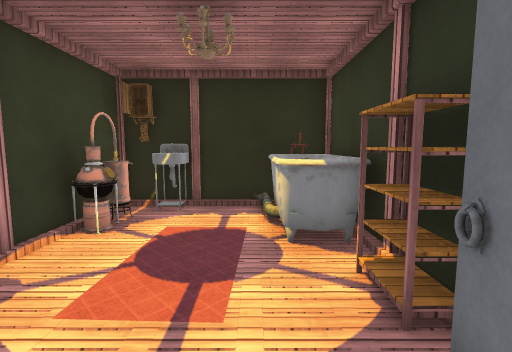
[1] (above)

24 first-person views from a walk through a 3-D level made in the Unity game engine. The camera is 1.5 m above the floor, tilts 6° down and sees 85° across. The floor is counted in squares, 1 m on a side. Each view is taken from the middle of a square. On the plan, view 1 faces up. The plan holds only what a view shows up to about 14 squares ahead; the rest is blank. The place goes on beyond the plan. The player is left out. Door leaves are left out, so doorways stand open. Some surface patterns are stand-ins.

[2]
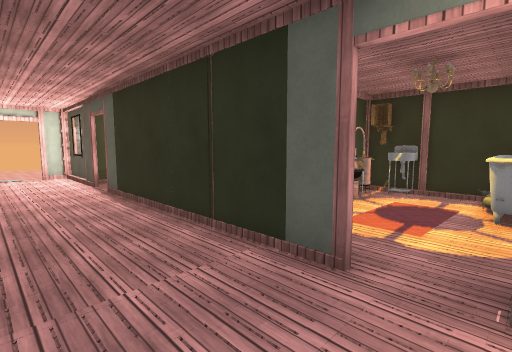

[3]
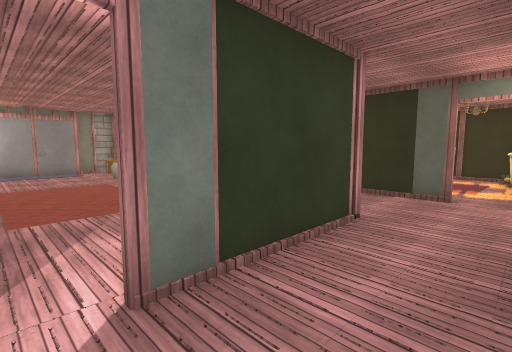

[4]
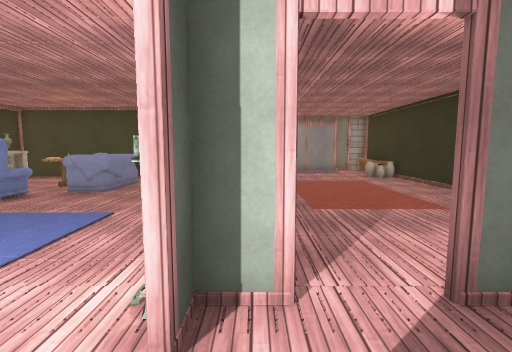

[5]
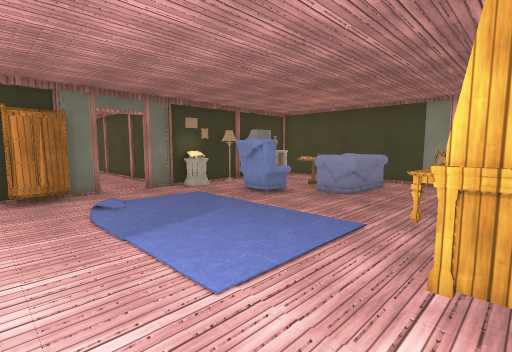

[6]
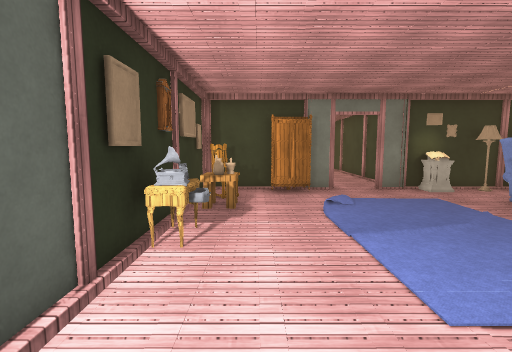

[7]
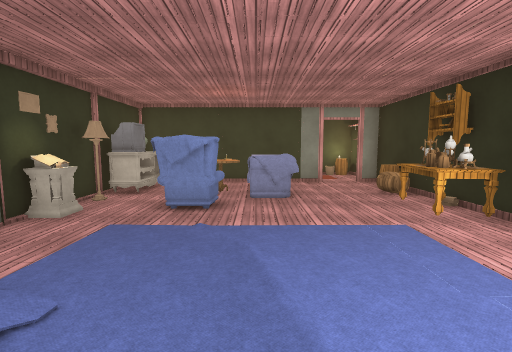

[8]
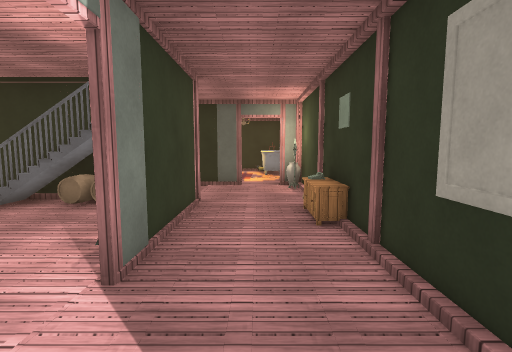

[9]
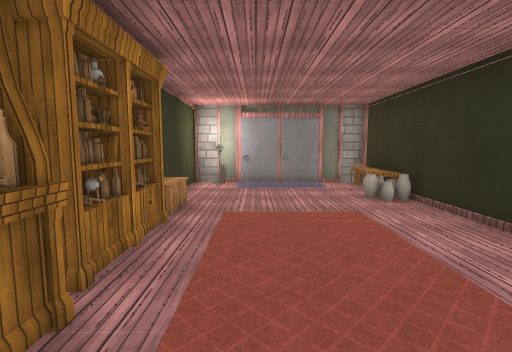

[10]
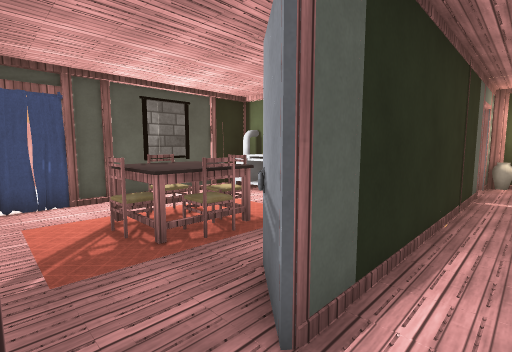

[11]
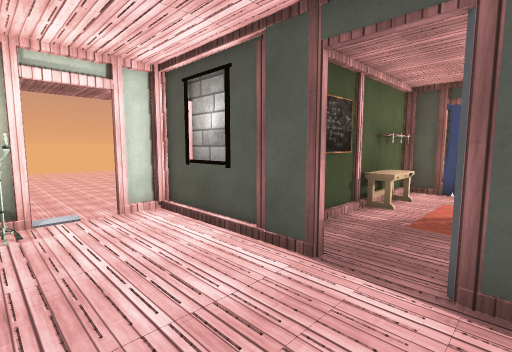

[12]
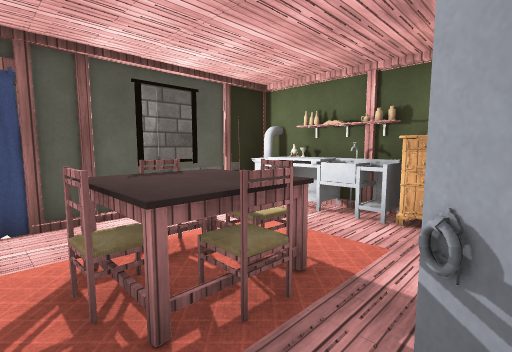

[13]
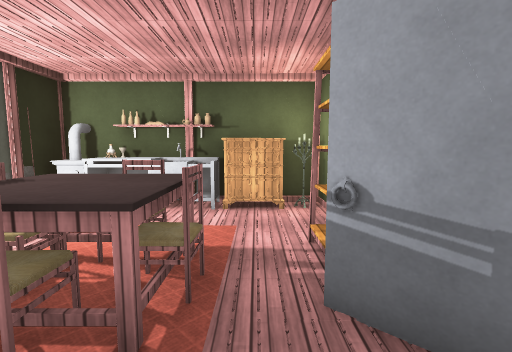

[14]
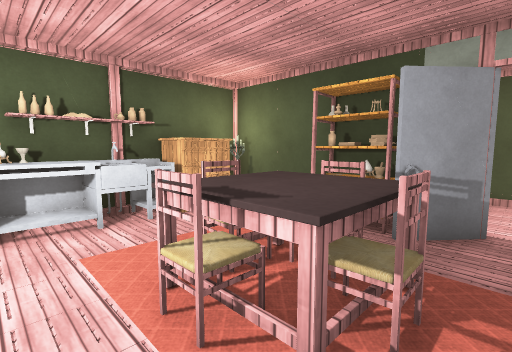

[15]
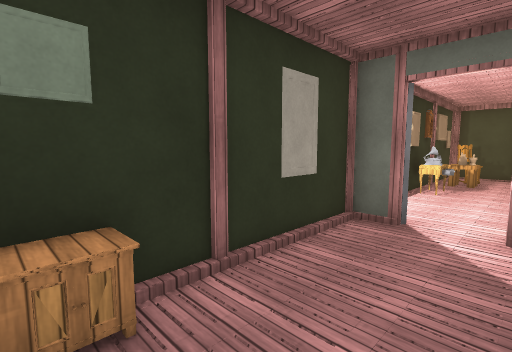

[16]
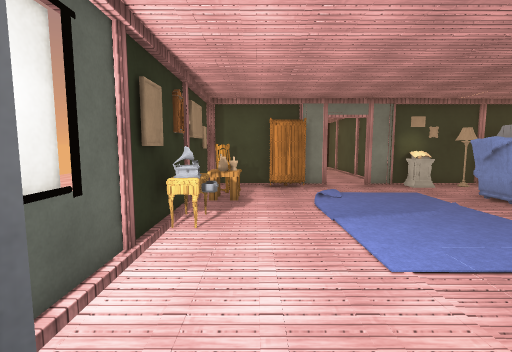

[17]
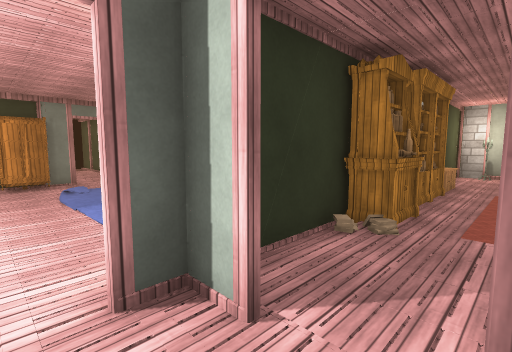

[18]
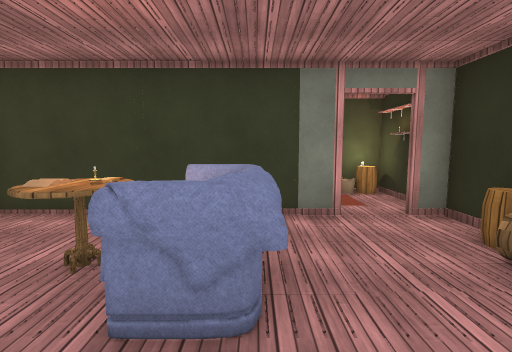

[19]
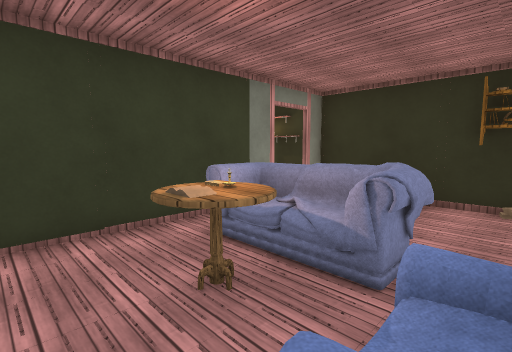

[20]
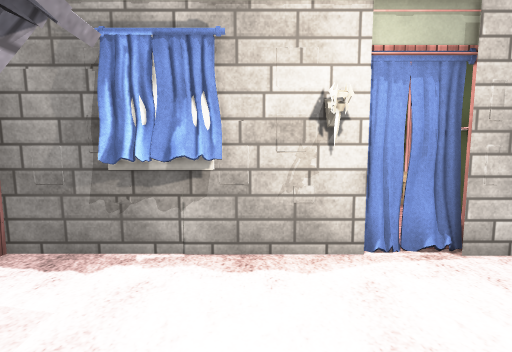

[21]
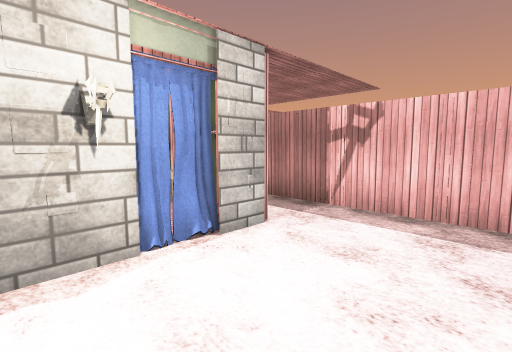

[22]
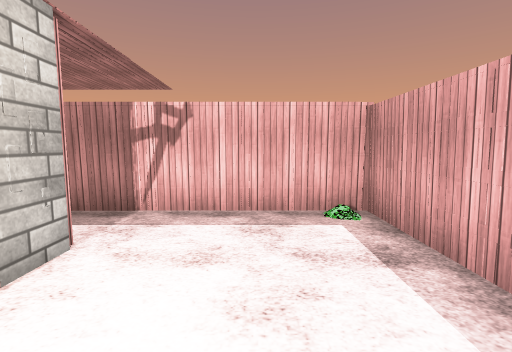

[23]
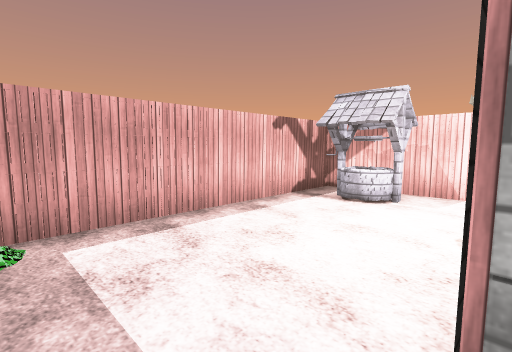

[24]
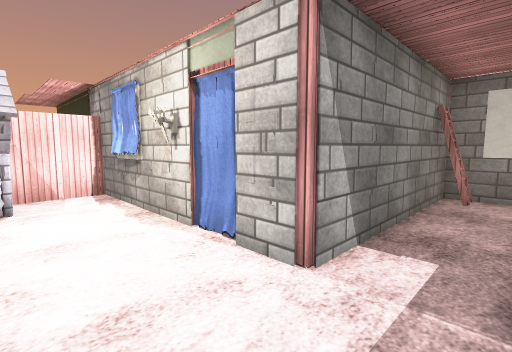

### Floor plan
Points are (right, up) in squares from view 1. A wall is a line through its corners. A room is listed if a view was taken in it or the views show most of it. See-through windows are left out.
Room 1 (views 1, 2, 3, 4, 5, 6, 7, 8, 9, 10, 11, 15, 16, 17, 18, 19)
walls: (-5.2, -10.6) (-4.4, -10.6); (-10.4, -10.7) (-12.2, -10.7); (-1.5, -9.6) (-1.5, -10.6) (-0.7, -10.6); (-3.7, -4.5) (-6, -4.5); (-4.2, -3.5) (-11.5, -3.5); (0.8, -10.6) (1.9, -10.6) (1.9, -9.4); (-12.2, -13) (-12.2, -20.5); (-1.5, -4.5) (-1.5, -8.1); (-9.6, -3.4) (-9.1, -3.4); (-13.5, -10.6) (-11.7, -10.6); (1.9, -8.6) (1.9, -7.1); (1.9, -7) (1.9, -6.4); (1.9, -14.5) (1.9, -12.1); (-15.6, -9.5) (-15.6, -10.5); (-15.8, -9) (-15.8, -9.5); (1.9, -3) (1.9, -1.5); (-15.6, -5.1) (-15.6, -8.5); (1.9, -17.5) (1.9, -16.4); (-5.5, -21) (-4.3, -21); (-15.8, -4.5) (-15.8, -5.3); (-11, 0.2) (-11.5, 0.2); (-2.9, -21) (-1.9, -21); (-0.5, 0.2) (-9.6, 0.2); (-9.8, -21) (-6.5, -21); (-12.4, 0.2) (-14.5, 0.2); (-0.6, -21) (0.5, -21); (-15.6, -2.3) (-15.6, -2.9); (-13.4, 0.4) (-14.5, 0.4)
ways out: opening at (-10, 1) to room 2; opening at (0, 1) to room 2; opening at (-16, -4); opening at (-12, -13); opening at (1.5, -21); open door at (-16, -1.5); open door at (-13.3, -11.7); open door at (-4, -21.5); open door at (-2, -8.5)
objects: other object (-15, -12) to (-15, -11); other object (-15, -4); other object (-14, -11); other object (-14, -4) to (-13, -4); other object (-12, -5) to (-12, -4); other object (-12, 0); other object (-11, -20); other object (-11, -16) to (-8, -15); other object (-11, -10) to (-10, -10); other object (-10, -20) to (-9, -20); other object (-10, -18); other object (-10, -17); other object (-10, -11); other object (-9, -18) to (-9, -17); other object (-9, -12) to (-9, -11); other object (-9, -10) to (-7, -10); other object (-8, -11) to (-7, -11); other object (-7, -18) to (-6, -17); other object (-7, -12) to (-5, -11); other object (-6, -21) to (-6, -20); other object (-6, -10) to (-5, -10); other object (-5, -19) to (-2, -13); other object (-4, -12) to (-3, -11); other object (-3, -4) to (-2, -4); other object (-2, -20) to (-1, -20); other object (-2, -3); other object (0, -18); other object (1, -20); other object (1, -19); other object (1, -18); other object (1, -17); other object (1, -16) to (1, -15); other object (1, -6) to (1, -4); other object (1, 0); other object (2, -21); other object (2, -20); other object (2, -15)
Room 2 (views 12, 13, 14, 20, 21, 22, 23, 24)
walls: (-4.5, 7.5) (-4.5, 10.7); (-4.5, 7.2) (-8.6, 7.2) (-4.5, 7.2); (-6.5, 12.6) (-14.4, 12.6) (-14.4, 5); (-10.9, 7.2) (-11.5, 7.2); (-11.6, 7.2) (-10.8, 7.2); (-3.4, 2.6) (-3.4, 3.9); (-12.2, 4.5) (-12.2, 3.9); (-4.1, 0.8) (-4.1, 1.1); (-11.8, 12.7) (-12.3, 12.2); (-12.2, 3.5) (-12.2, 2.5); (-4.2, 0.5) (-3.9, 1); (-8.1, 0.3) (-3.4, 0.3) (-3.4, 0.6); (-9.6, 0.2) (-8.5, 1.4); (-12.2, 1.6) (-12.2, 0.6); (1.9, 2.4) (1.9, 7.2) (-1.5, 7.2); (1.1, 1.1) (1.3, 1.8)
ways out: opening at (-10, 1) to room 1; opening at (0, 1) to room 1; opening at (-13.5, 3.5)
objects: other object (-12, 4) to (-11, 5); other object (-12, 6); other object (-12, 7); other object (-10, 7); other object (-9, 3) to (-8, 5); other object (-9, 4); other object (-9, 7); other object (-8, 1); other object (-8, 3); other object (-8, 5); other object (-7, 1); other object (-7, 3) to (-7, 4); other object (-7, 10) to (-5, 11); other object (-4, 2) to (-4, 3); other object (-4, 4); other object (-4, 5); other object (-4, 6) to (-4, 7); other object (-3, 5); other object (-3, 6); other object (-3, 7); other object (-2, 7); other object (0, 4) to (1, 6); other object (1, 3)

Positions as (right, up) in squares from view 1, and headings:
1: (0, 0), facing up
2: (1, -3), facing up-left
3: (1, -9), facing up-left
4: (1, -10), facing left
5: (0, -11), facing down-left
6: (0, -11), facing down
7: (0, -16), facing left
8: (0, -11), facing up
9: (-4, -8), facing left
10: (-11, -1), facing up-right
11: (-9, -3), facing up-left
12: (-10, 1), facing up-right
13: (-11, 2), facing right
14: (-10, 6), facing down-right
15: (-1, -5), facing down-right
16: (0, -10), facing down
17: (0, -8), facing down-left
18: (-6, -15), facing left
19: (-7, -19), facing up-left
20: (-8, 11), facing down
21: (-8, 11), facing down-left
22: (-8, 10), facing left
23: (-14, 7), facing up-right
24: (-14, 10), facing down-right
